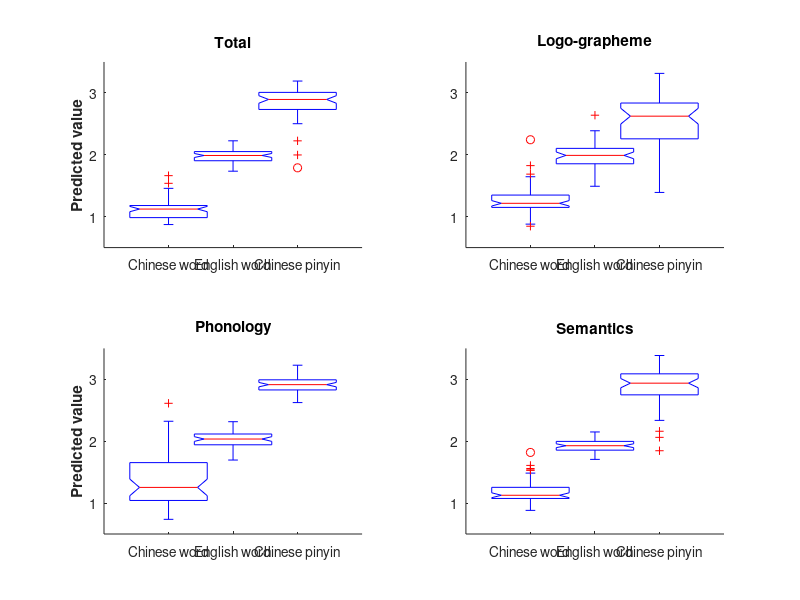

Reproduce this figure in MATLAB.
%%
%----------------Feature Extraction for SVR-------------------------------
clear
clc

load('S5_3_rsaZ_CW.mat');%variable name: Zval_Chi_9_parsg_fm
load('S5_3_rsaZ_CP.mat');%variable name: Zval_pinyin_9_parsg_fm
load('S5_3_rsaZ_EW.mat');%variable name: Zval_Eng_9_parsg_fm

Zval_Chi_9_parsg_fm_groupSum = reshape(sum(Zval_Chi_9_parsg_fm(:,:,[1,4,7]),2),[51,3]);
Zval_pinyin_9_parsg_fm_groupSum = reshape(sum(Zval_pinyin_9_parsg_fm(:,:,[1,4,7]),2),[51,3]);
Zval_Eng_9_parsg_fm_groupSum = reshape(sum(Zval_Eng_9_parsg_fm(:,:,[1,4,7]),2),[51,3]);

svr_feature2 = cat(1,cat(2,Zval_Chi_9_parsg_fm(:,:,1),Zval_Chi_9_parsg_fm(:,:,4),Zval_Chi_9_parsg_fm(:,:,7)),...
    cat(2,Zval_pinyin_9_parsg_fm(:,:,1),Zval_pinyin_9_parsg_fm(:,:,4),Zval_pinyin_9_parsg_fm(:,:,7)),...
    cat(2,Zval_Eng_9_parsg_fm(:,:,1),Zval_Eng_9_parsg_fm(:,:,4),Zval_Eng_9_parsg_fm(:,:,7)));
save svr_feature2 svr_feature2

svr_y = cat(1,ones(51,1),ones(51,1).*2,ones(51,1).*3);
save svr_y svr_y
%------SVR analysis was performed in Python----------
%----------------------------Visualization--------------------------------
%-----------------------------figure 4a-----------------------------------
clear
clc
myc = [155 126 184;174 192 50;219 112 147]/255;
% 
load('S7_1_y_pred.mat');%variable name: y_pred
y_pred = y_pred';
subplot(2,2,1);
boxplot(y_pred,'widths',0.6,'notch','on','colors',colormap(myc));box off;
ylabel('Predicted value','FontWeight','bold');
title('Total');
set(gca,'xticklabel',{'Chinese word','English word ','Chinese pinyin'});
set(gca,'xticklabelrotation',25);
set(gca,'ylim',[0.5,3.5]);set(gca,'ytick',[1:3]);
hold on;

load('S7_1_y_pred_logo.mat');%variable name: y_pred_logo
ypred = y_pred_logo';
subplot(2,2,2);
boxplot(ypred,'widths',0.6,'notch','on','colors',colormap(myc));box off;
title('Logo-grapheme');
set(gca,'xticklabel',{'Chinese word','English word ','Chinese pinyin'});
set(gca,'xticklabelrotation',25);
set(gca,'ylim',[0.5,3.5]);set(gca,'ytick',[1:3]);

load('S7_1_y_pred_pho.mat');%variable name: y_pred_pho
ypred = y_pred_pho';
subplot(2,2,3);
boxplot(ypred,'widths',0.6,'notch','on','colors',colormap(myc));box off;
ylabel('Predicted value','FontWeight','bold');
title('Phonology');
set(gca,'xticklabel',{'Chinese word','English word ','Chinese pinyin'});
set(gca,'xticklabelrotation',25);
set(gca,'ylim',[0.5,3.5]);set(gca,'ytick',[1:3]);

load('S7_1_y_pred_sem.mat');%variable name: y_pred_sem
ypred = y_pred_sem';
subplot(2,2,4);
boxplot(ypred,'widths',0.6,'notch','on','colors',colormap(myc));box off;
title('Semantics');
set(gca,'xticklabel',{'Chinese word','English word ','Chinese pinyin'});
set(gca,'xticklabelrotation',25);
set(gca,'ylim',[0.5,3.5]);set(gca,'ytick',[1:3]);
% 9*9 inches, 600dpi, 12 fontsize, 1.5 pounds line